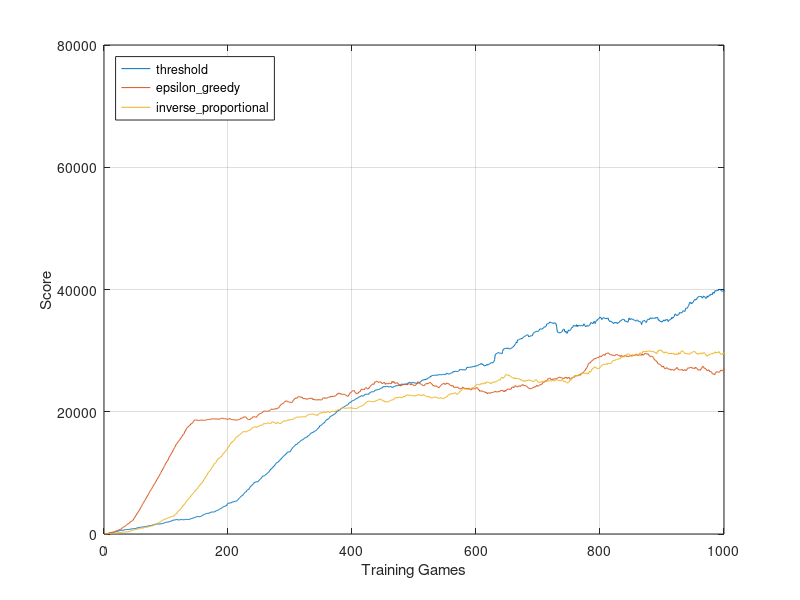

Here is the MATLAB script that generated this plot:
clear all; close all; clc;

%% Read data from CSV in the same folder
thresh = csvread('scores.subsumption-v2.threshold.csv',1,0);
eps = csvread('scores.subsumption-v2.epsilon_greedy.csv',1,0);
inv = csvread('scores.subsumption-v2.inverse_proportional.csv',1,0);

%% Generate plot
n = 100;
xmin = 0;
xmax = 1000;
f = @(X,n) filter(ones(1,n)./n,eye(n,1),X);

plot(thresh(:,1),f(thresh(:,2),n), ...
    eps(:,1),f(eps(:,2),n), ...
    inv(:,1),f(inv(:,2),n));
xlabel('Training Games');
ylabel('Score');
xlim([xmin xmax]);
legend('threshold','epsilon\_greedy','inverse\_proportional','Location','northwest');
grid on;

saveas(gcf,'exploration.eps','epsc');
